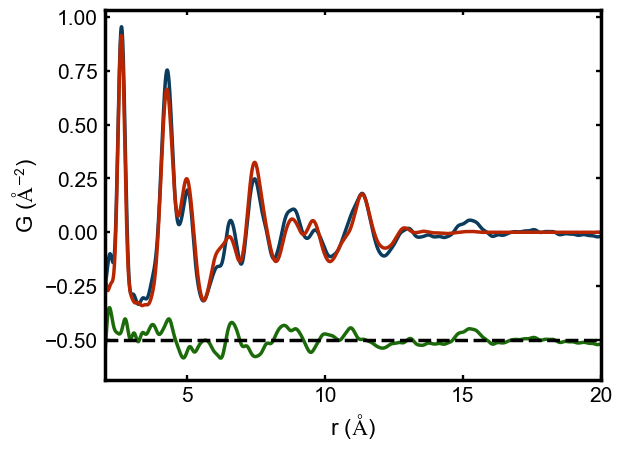

Source code (Python):
import matplotlib.pyplot as plt
from diffpy.utils.parsers.loaddata import loadData

from bg_mpl_stylesheets.bg_mpl_stylesheet import bg_mpl_style

# please read the README about how to install the group plot style package
# and how to import it and use
plt.style.use(bg_mpl_style)

# load PDF data
r, gcalc, dr, dg, gdiff = loadData("example/CdSe_data.fgr").T

fig = plt.figure()
ax = fig.add_subplot(1, 1, 1)
offset = -0.5  # the offset to plot difference curve

ax.plot(r, gcalc + gdiff)  # Experimental
ax.plot(r, gcalc)  # Calculated
ax.plot(r, gdiff + offset)  # Difference
ax.axhline(y=offset, color="k", linestyle="--")

ax.set_xlim(2.0, 20.0)  # set x-axis lower and upper limits
ax.set_xlabel("r (Å)")
ax.set_ylabel("G (Å$^{-2}$)")

plt.tight_layout()
plt.show()
# fig.savefig('plot.pdf')
